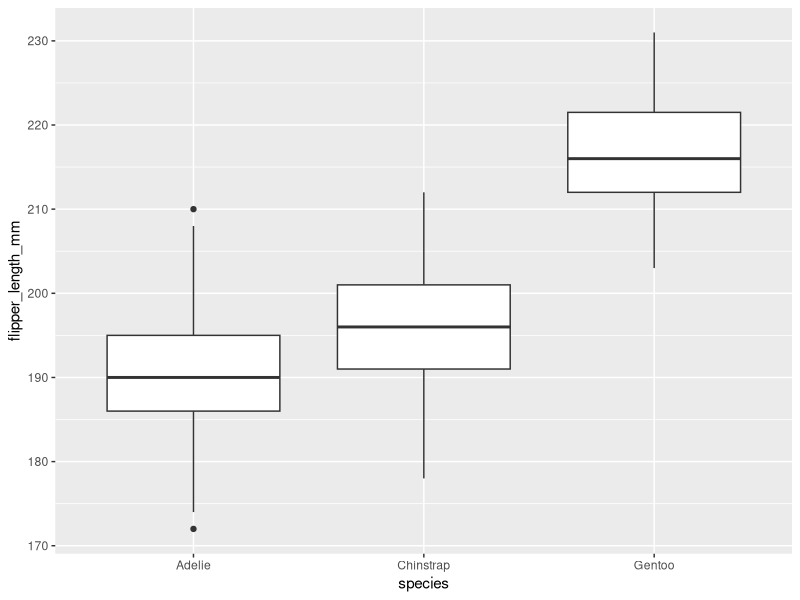
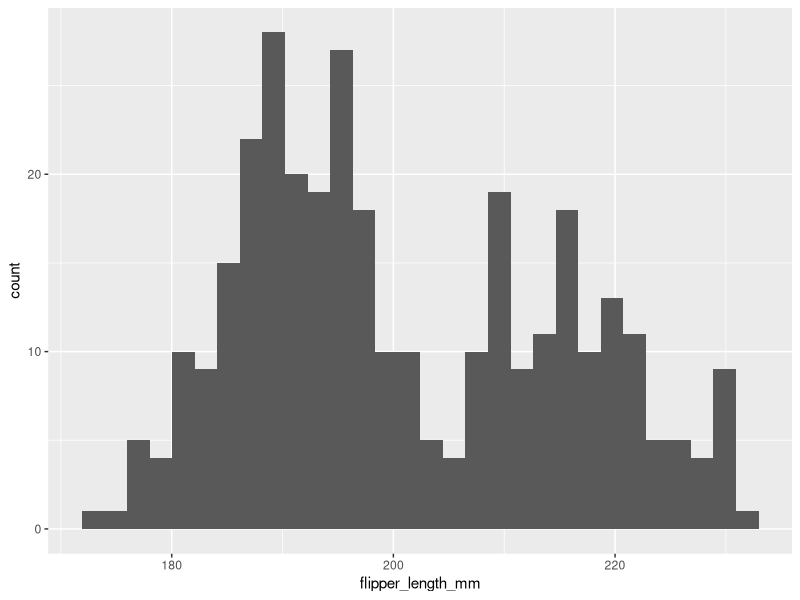
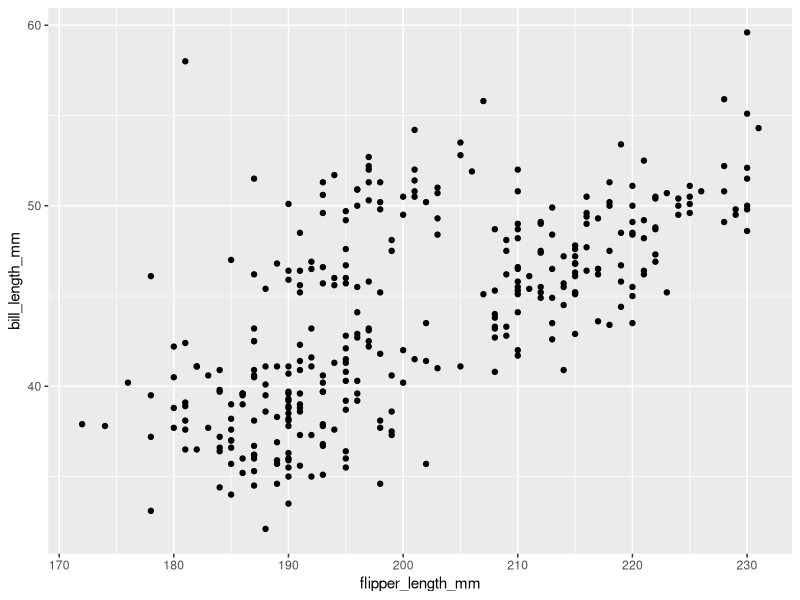
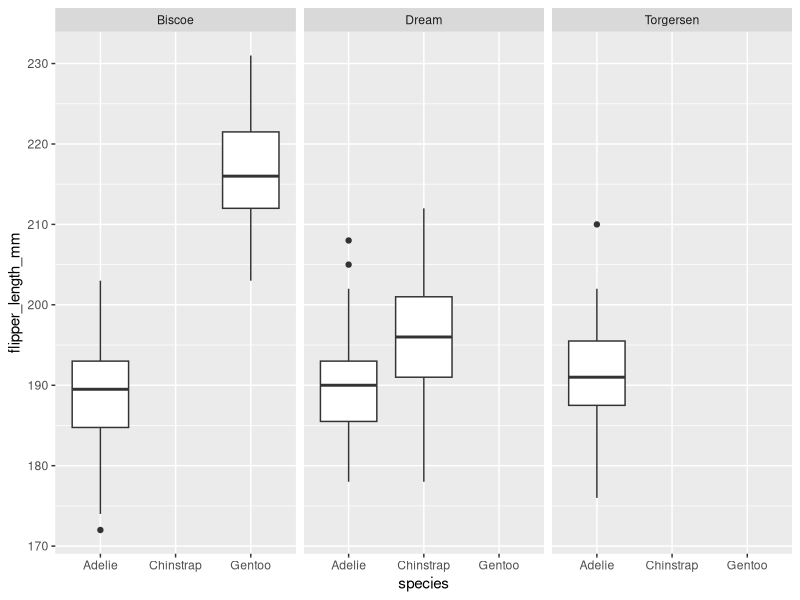
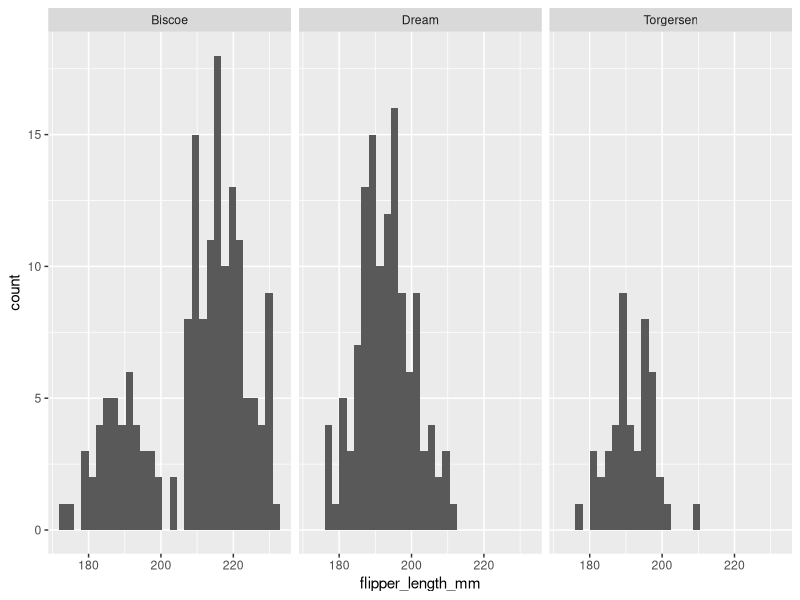
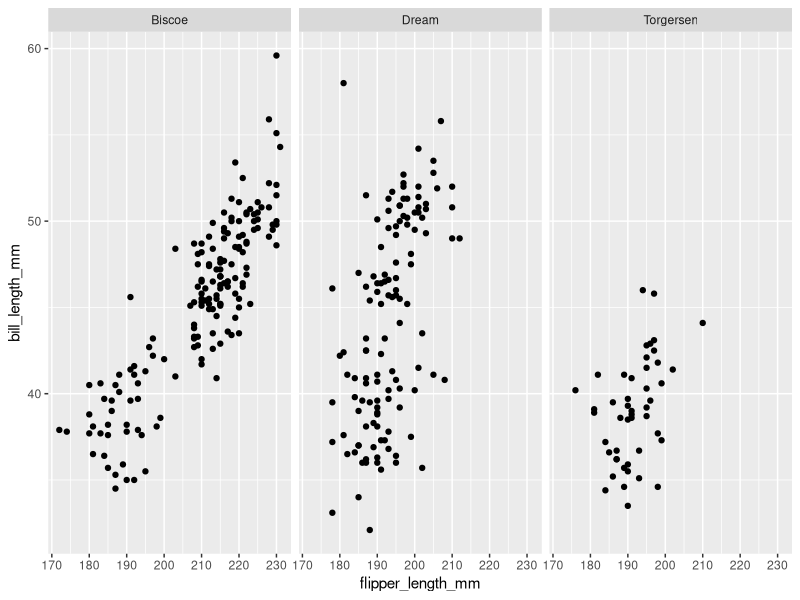
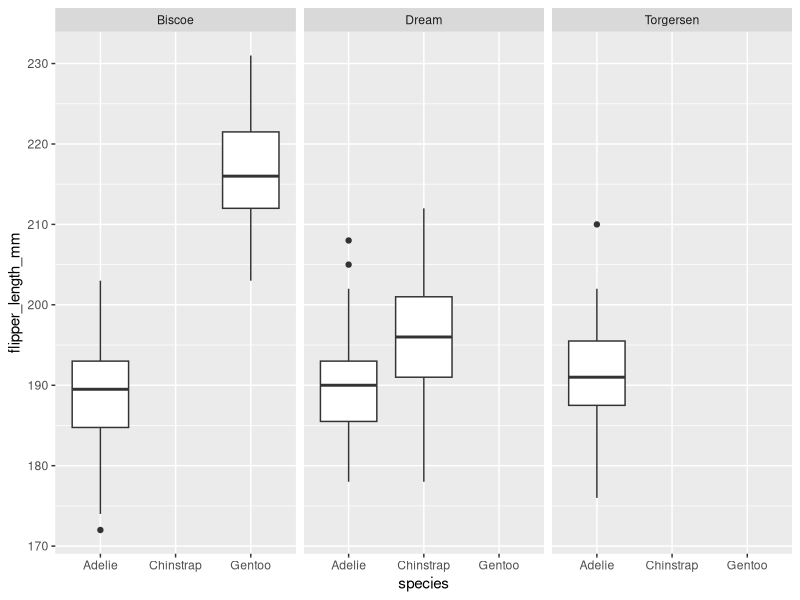
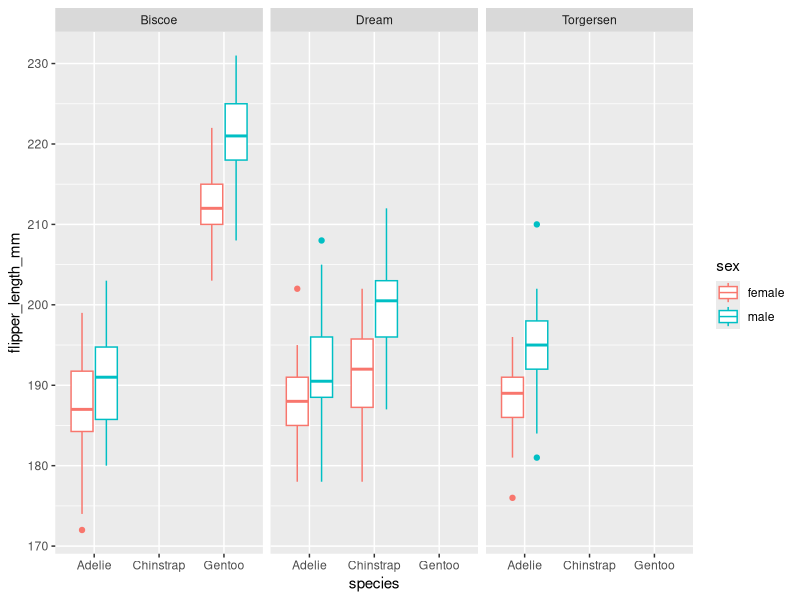

Write the R code that produced these figures, in order. (Note: this script raises an error after producing the figures.)
rm(list=ls())

# Load libraries
library(palmerpenguins)
library(tidyverse)

# Load data
penguins <- palmerpenguins::penguins

# View data
head(penguins)
summary(penguins)
str(penguins)

# Clean data
penguins <- penguins %>% 
  na.omit()

#### Basic plots ####

# Basic plots: boxplot
ggplot(data=penguins,
       aes(x=species, y=flipper_length_mm)) +
  geom_boxplot()

# Basic plots: histogram
ggplot(data=penguins,
aes(x=flipper_length_mm)) +
  geom_histogram()

# Basic plots: scatterplot
ggplot(data=penguins,
       aes(x=flipper_length_mm,
           y=bill_length_mm)) +
  geom_point()

#### Facet plots ####

# Facet plots: boxplot
ggplot(data=penguins,
       aes(x=species, y=flipper_length_mm)) +
  geom_boxplot() +
  facet_wrap(vars(island))

# Facet plots: histogram
ggplot(data=penguins,
       aes(x=flipper_length_mm)) +
  geom_histogram() +
  facet_wrap(vars(island))

# Basic plots: scatterplot
ggplot(data=penguins,
       aes(x=flipper_length_mm,
           y=bill_length_mm)) +
  geom_point() +
  facet_wrap(vars(island))

#### Pretty plots ####
# Facet plots: boxplot
ggplot(data=penguins,
       aes(x=species, y=flipper_length_mm)) +
  geom_boxplot() +
  facet_wrap(vars(island))

# Add color for sex
ggplot(data=penguins,
       aes(x=species, y=flipper_length_mm, col=sex)) +
  geom_boxplot() +
  facet_wrap(vars(island))

# Adjust axis titles and plot title
ggplot(data=penguins,
       aes(x=species, y=flipper_length_mm, col=sex)) +
  geom_boxplot() +
  facet_wrap(vars(island)) +
  xlab('Species') +
  ylab('Flipper length (mm)') +
  ggtitle('Flipper length of penguins')

# Adjust axis title and plot title font size
ggplot(data=penguins,
       aes(x=species, y=flipper_length_mm, col=sex)) +
  geom_boxplot() +
  facet_wrap(vars(island)) +
  xlab('Species') +
  ylab('Flipper length (mm)') +
  ggtitle('Flipper length of penguins') +
  theme(axis.title.x = element_text(size=14),
        axis.title.y = element_text(size=14),
        plot.title = element_text(size=16))

# Adjust axis labels font size
ggplot(data=penguins,
       aes(x=species, y=flipper_length_mm, col=sex)) +
  geom_boxplot() +
  facet_wrap(vars(island)) +
  xlab('Species') +
  ylab('Flipper length (mm)') +
  ggtitle('Flipper length of penguins') +
  theme(axis.title.x = element_text(size=14),
        axis.title.y = element_text(size=14),
        plot.title = element_text(size=16),
        axis.text.x=element_text(size=12),
        axis.text.y=element_text(size=12))

# Adjust facet label size
ggplot(data=penguins,
       aes(x=species, y=flipper_length_mm, col=sex)) +
  geom_boxplot() +
  facet_wrap(vars(island)) +
  xlab('Species') +
  ylab('Flipper length (mm)') +
  ggtitle('Flipper length of penguins') +
  theme(axis.title.x = element_text(size=14),
        axis.title.y = element_text(size=14),
        plot.title = element_text(size=16),
        axis.text.x=element_text(size=12),
        axis.text.y=element_text(size=12),
        strip.text = element_text(size=12))

# Remove gray background from plot
ggplot(data=penguins,
       aes(x=species, y=flipper_length_mm, col=sex)) +
  geom_boxplot() +
  facet_wrap(vars(island)) +
  xlab('Species') +
  ylab('Flipper length (mm)') +
  ggtitle('Flipper length of penguins') +
  theme(axis.title.x = element_text(size=14),
        axis.title.y = element_text(size=14),
        plot.title = element_text(size=16),
        axis.text.x=element_text(size=12),
        axis.text.y=element_text(size=12),
        strip.text = element_text(size=12),
        panel.background = element_blank())

# Add gray grid lines to background
ggplot(data=penguins,
       aes(x=species, y=flipper_length_mm, col=sex)) +
  geom_boxplot() +
  facet_wrap(vars(island)) +
  xlab('Species') +
  ylab('Flipper length (mm)') +
  ggtitle('Flipper length of penguins') +
  theme(axis.title.x = element_text(size=14),
        axis.title.y = element_text(size=14),
        plot.title = element_text(size=16),
        axis.text.x=element_text(size=12),
        axis.text.y=element_text(size=12),
        strip.text = element_text(size=12),
        panel.background = element_blank(),
        panel.grid.major = element_line(color='lightgray'))

# Change facet strip text background color
ggplot(data=penguins,
       aes(x=species, y=flipper_length_mm, col=sex)) +
  geom_boxplot() +
  facet_wrap(vars(island)) +
  xlab('Species') +
  ylab('Flipper length (mm)') +
  ggtitle('Flipper length of penguins') +
  theme(axis.title.x = element_text(size=14),
        axis.title.y = element_text(size=14),
        plot.title = element_text(size=16),
        axis.text.x=element_text(size=12),
        axis.text.y=element_text(size=12),
        strip.text = element_text(size=12),
        panel.background = element_blank(),
        panel.grid.major = element_line(color='lightgray'),
        strip.background = element_rect(fill='lightblue'))

# Change legend title
ggplot(data=penguins,
       aes(x=species, y=flipper_length_mm, col=sex)) +
  geom_boxplot() +
  facet_wrap(vars(island)) +
  xlab('Species') +
  ylab('Flipper length (mm)') +
  ggtitle('Flipper length of penguins') +
  theme(axis.title.x = element_text(size=14),
        axis.title.y = element_text(size=14),
        plot.title = element_text(size=16),
        axis.text.x=element_text(size=12),
        axis.text.y=element_text(size=12),
        strip.text = element_text(size=12),
        panel.background = element_blank(),
        panel.grid.major = element_line(color='lightgray'),
        strip.background = element_rect(fill='lightblue')) +
  labs(col='Sex')

# Change legend item names
ggplot(data=penguins,
       aes(x=species, y=flipper_length_mm, col=sex)) +
  geom_boxplot() +
  facet_wrap(vars(island)) +
  xlab('Species') +
  ylab('Flipper length (mm)') +
  ggtitle('Flipper length of penguins') +
  theme(axis.title.x = element_text(size=14),
        axis.title.y = element_text(size=14),
        plot.title = element_text(size=16),
        axis.text.x=element_text(size=12),
        axis.text.y=element_text(size=12),
        strip.text = element_text(size=12),
        panel.background = element_blank(),
        panel.grid.major = element_line(color='lightgray'),
        strip.background = element_rect(fill='lightblue')) +
  labs(col='Sex') +
  scale_color_discrete(labels=c('Gals', 'Guys'))

# Remove legend background
ggplot(data=penguins,
       aes(x=species, y=flipper_length_mm, col=sex)) +
  geom_boxplot() +
  facet_wrap(vars(island)) +
  xlab('Species') +
  ylab('Flipper length (mm)') +
  ggtitle('Flipper length of penguins') +
  theme(axis.title.x = element_text(size=14),
        axis.title.y = element_text(size=14),
        plot.title = element_text(size=16),
        axis.text.x=element_text(size=12),
        axis.text.y=element_text(size=12),
        strip.text = element_text(size=12),
        panel.background = element_blank(),
        panel.grid.major = element_line(color='lightgray'),
        strip.background = element_rect(fill='lightblue'),
        legend.key=element_blank()) +
  labs(col='Sex') +
  scale_color_discrete(labels=c('Gals', 'Guys'))

# Move legend to bottom
ggplot(data=penguins,
       aes(x=species, y=flipper_length_mm, col=sex)) +
  geom_boxplot() +
  facet_wrap(vars(island)) +
  xlab('Species') +
  ylab('Flipper length (mm)') +
  ggtitle('Flipper length of penguins') +
  theme(axis.title.x = element_text(size=14),
        axis.title.y = element_text(size=14),
        plot.title = element_text(size=16),
        axis.text.x=element_text(size=12),
        axis.text.y=element_text(size=12),
        strip.text = element_text(size=12),
        panel.background = element_blank(),
        panel.grid.major = element_line(color='lightgray'),
        strip.background = element_rect(fill='lightblue'),
        legend.key=element_blank(),
        legend.position = 'bottom') +
  labs(col='Sex') +
  scale_color_discrete(labels=c('Gals', 'Guys'))

# Change legend colors
ggplot(data=penguins,
       aes(x=species, y=flipper_length_mm, col=sex)) +
  geom_boxplot() +
  facet_wrap(vars(island)) +
  xlab('Species') +
  ylab('Flipper length (mm)') +
  ggtitle('Flipper length of penguins') +
  theme(axis.title.x = element_text(size=14),
        axis.title.y = element_text(size=14),
        plot.title = element_text(size=16),
        axis.text.x=element_text(size=12),
        axis.text.y=element_text(size=12),
        strip.text = element_text(size=12),
        panel.background = element_blank(),
        panel.grid.major = element_line(color='lightgray'),
        strip.background = element_rect(fill='lightblue'),
        legend.key=element_blank(),
        legend.position = 'bottom') +
  labs(col='Sex') +
  scale_color_manual(labels=c('Gals', 'Guys'),
                     values=c('purple', 'gold'))
# Notice that we have to use scale_color_manual to do this, previously we were using
# scale_color_discrete.

# Rotate axis labels
ggplot(data=penguins,
       aes(x=species, y=flipper_length_mm, col=sex)) +
  geom_boxplot() +
  facet_wrap(vars(island)) +
  xlab('Species') +
  ylab('Flipper length (mm)') +
  ggtitle('Flipper length of penguins') +
  theme(axis.title.x = element_text(size=14),
        axis.title.y = element_text(size=14),
        plot.title = element_text(size=16),
        axis.text.x=element_text(size=12, angle=45, vjust=0.7),
        axis.text.y=element_text(size=12),
        strip.text = element_text(size=12),
        panel.background = element_blank(),
        panel.grid.major = element_line(color='lightgray'),
        strip.background = element_rect(fill='lightblue'),
        legend.key=element_blank(),
        legend.position = 'bottom') +
  labs(col='Sex') +
  scale_color_manual(labels=c('Gals', 'Guys'),
                     values=c('purple', 'gold'))

#### Save results ####
# When you're happy with how your plot looks, save the output as an object.
penguins.plot <- ggplot(data=penguins,
                        aes(x=species, y=flipper_length_mm, col=sex)) +
  geom_boxplot() +
  facet_wrap(vars(island)) +
  xlab('Species') +
  ylab('Flipper length (mm)') +
  ggtitle('Flipper length of penguins') +
  theme(axis.title.x = element_text(size=14),
        axis.title.y = element_text(size=14),
        plot.title = element_text(size=16),
        axis.text.x=element_text(size=12, angle=45, vjust=0.7),
        axis.text.y=element_text(size=12),
        strip.text = element_text(size=12),
        panel.background = element_blank(),
        panel.grid.major = element_line(color='lightgray'),
        strip.background = element_rect(fill='lightblue'),
        legend.key=element_blank(),
        legend.position = 'bottom') +
  labs(col='Sex') +
  scale_color_manual(labels=c('Gals', 'Guys'),
                     values=c('purple', 'gold'))

# Use ggsave to save the output to a specific place on your computer.
ggsave(plot=penguins.plot,  # Specify which plot you want to save
       filename="C:/Users/klankowicz/Desktop/penguins.png", # Specify file path and name
       # On a mac: 
       # filename="Users/klankowicz/Desktop/penguins.png",
       device="png", # Specify file type, must match your filename extension
       height=8.5,   # Specify image height
       width=11,     # Specify image width
       units="in")   # Specify units intended for image height and width